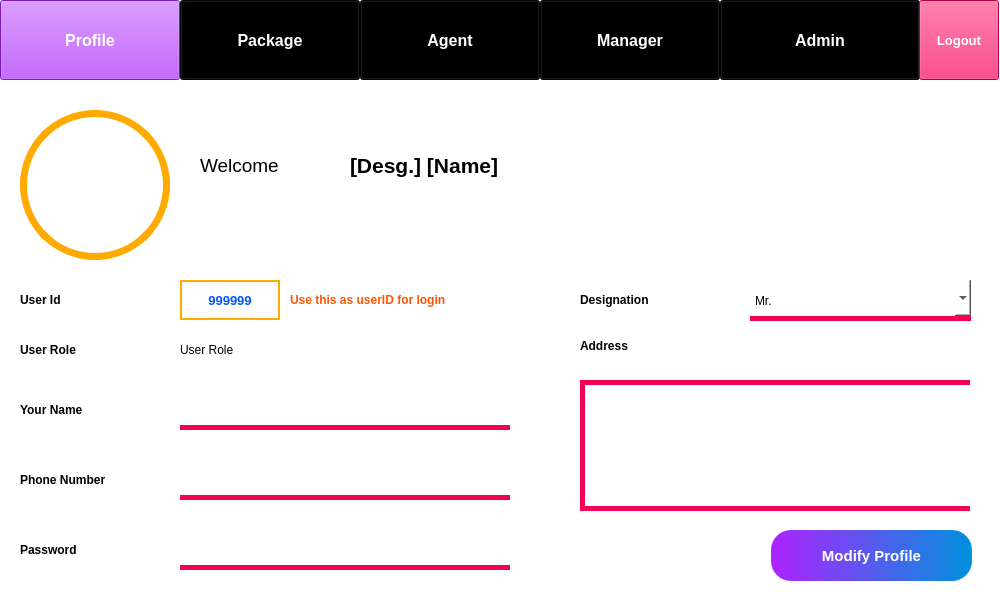
<?xml version="1.0" encoding="UTF-8"?>
<ui version="4.0">
 <class>Form</class>
 <widget class="QWidget" name="Form">
  <property name="geometry">
   <rect>
    <x>0</x>
    <y>0</y>
    <width>1000</width>
    <height>600</height>
   </rect>
  </property>
  <property name="minimumSize">
   <size>
    <width>1000</width>
    <height>600</height>
   </size>
  </property>
  <property name="windowTitle">
   <string>PMS - Profile</string>
  </property>
  <property name="styleSheet">
   <string notr="true">background-color: rgb(255, 255, 255);</string>
  </property>
  <widget class="QPushButton" name="pushButton_4">
   <property name="geometry">
    <rect>
     <x>540</x>
     <y>0</y>
     <width>180</width>
     <height>80</height>
    </rect>
   </property>
   <property name="font">
    <font>
     <pointsize>12</pointsize>
     <weight>75</weight>
     <bold>true</bold>
    </font>
   </property>
   <property name="styleSheet">
    <string notr="true">background-color: rgb(0, 0, 0);
color: rgb(255, 255, 255);</string>
   </property>
   <property name="text">
    <string>Manager</string>
   </property>
  </widget>
  <widget class="QPushButton" name="pushButton_5">
   <property name="geometry">
    <rect>
     <x>720</x>
     <y>0</y>
     <width>200</width>
     <height>80</height>
    </rect>
   </property>
   <property name="font">
    <font>
     <pointsize>12</pointsize>
     <weight>75</weight>
     <bold>true</bold>
    </font>
   </property>
   <property name="styleSheet">
    <string notr="true">background-color: rgb(0, 0, 0);
color: rgb(255, 255, 255);</string>
   </property>
   <property name="text">
    <string>Admin</string>
   </property>
  </widget>
  <widget class="QPushButton" name="pushButton_7">
   <property name="geometry">
    <rect>
     <x>919</x>
     <y>0</y>
     <width>80</width>
     <height>80</height>
    </rect>
   </property>
   <property name="font">
    <font>
     <pointsize>10</pointsize>
     <weight>75</weight>
     <bold>true</bold>
    </font>
   </property>
   <property name="styleSheet">
    <string notr="true">background-color: rgb(245, 0, 87);
color: rgb(255, 255, 255);</string>
   </property>
   <property name="text">
    <string>Logout</string>
   </property>
  </widget>
  <widget class="QLabel" name="label_11">
   <property name="geometry">
    <rect>
     <x>180</x>
     <y>330</y>
     <width>330</width>
     <height>40</height>
    </rect>
   </property>
   <property name="font">
    <font>
     <pointsize>9</pointsize>
    </font>
   </property>
   <property name="text">
    <string>User Role</string>
   </property>
  </widget>
  <widget class="QLabel" name="label_13">
   <property name="geometry">
    <rect>
     <x>290</x>
     <y>280</y>
     <width>220</width>
     <height>40</height>
    </rect>
   </property>
   <property name="font">
    <font>
     <weight>75</weight>
     <bold>true</bold>
    </font>
   </property>
   <property name="styleSheet">
    <string notr="true">color: rgb(255, 85, 0);</string>
   </property>
   <property name="text">
    <string>Use this as userID for login</string>
   </property>
  </widget>
  <widget class="QLabel" name="label_14">
   <property name="geometry">
    <rect>
     <x>580</x>
     <y>280</y>
     <width>150</width>
     <height>40</height>
    </rect>
   </property>
   <property name="font">
    <font>
     <pointsize>9</pointsize>
     <weight>75</weight>
     <bold>true</bold>
    </font>
   </property>
   <property name="text">
    <string>Designation</string>
   </property>
  </widget>
  <widget class="QLineEdit" name="lineEdit_3">
   <property name="geometry">
    <rect>
     <x>180</x>
     <y>530</y>
     <width>330</width>
     <height>40</height>
    </rect>
   </property>
   <property name="font">
    <font>
     <pointsize>9</pointsize>
    </font>
   </property>
   <property name="styleSheet">
    <string notr="true">border: none;
border-bottom: 5px solid rgb(245, 0, 87);</string>
   </property>
   <property name="text">
    <string/>
   </property>
   <property name="echoMode">
    <enum>QLineEdit::PasswordEchoOnEdit</enum>
   </property>
  </widget>
  <widget class="QLabel" name="label_5">
   <property name="geometry">
    <rect>
     <x>20</x>
     <y>460</y>
     <width>150</width>
     <height>40</height>
    </rect>
   </property>
   <property name="font">
    <font>
     <pointsize>9</pointsize>
     <weight>75</weight>
     <bold>true</bold>
    </font>
   </property>
   <property name="text">
    <string>Phone Number</string>
   </property>
  </widget>
  <widget class="QLabel" name="label_4">
   <property name="geometry">
    <rect>
     <x>20</x>
     <y>390</y>
     <width>150</width>
     <height>40</height>
    </rect>
   </property>
   <property name="font">
    <font>
     <pointsize>9</pointsize>
     <weight>75</weight>
     <bold>true</bold>
    </font>
   </property>
   <property name="text">
    <string>Your Name</string>
   </property>
  </widget>
  <widget class="QLabel" name="label">
   <property name="geometry">
    <rect>
     <x>20</x>
     <y>110</y>
     <width>150</width>
     <height>150</height>
    </rect>
   </property>
   <property name="styleSheet">
    <string notr="true"/>
   </property>
   <property name="text">
    <string/>
   </property>
   <property name="pixmap">
    <pixmap>../images/avatar.png</pixmap>
   </property>
   <property name="scaledContents">
    <bool>true</bool>
   </property>
  </widget>
  <widget class="QLabel" name="label_3">
   <property name="geometry">
    <rect>
     <x>350</x>
     <y>120</y>
     <width>631</width>
     <height>91</height>
    </rect>
   </property>
   <property name="font">
    <font>
     <pointsize>16</pointsize>
     <weight>75</weight>
     <bold>true</bold>
    </font>
   </property>
   <property name="text">
    <string>[Desg.] [Name]</string>
   </property>
   <property name="wordWrap">
    <bool>true</bool>
   </property>
  </widget>
  <widget class="QTextEdit" name="textEdit">
   <property name="geometry">
    <rect>
     <x>580</x>
     <y>380</y>
     <width>390</width>
     <height>131</height>
    </rect>
   </property>
   <property name="font">
    <font>
     <pointsize>9</pointsize>
    </font>
   </property>
   <property name="styleSheet">
    <string notr="true">border: 5px solid rgb(245, 0, 87);
border-right: none;</string>
   </property>
  </widget>
  <widget class="QLineEdit" name="lineEdit_2">
   <property name="geometry">
    <rect>
     <x>180</x>
     <y>460</y>
     <width>330</width>
     <height>40</height>
    </rect>
   </property>
   <property name="font">
    <font>
     <pointsize>9</pointsize>
    </font>
   </property>
   <property name="styleSheet">
    <string notr="true">border: none;
border-bottom: 5px solid rgb(245, 0, 87);</string>
   </property>
  </widget>
  <widget class="QLabel" name="label_7">
   <property name="geometry">
    <rect>
     <x>20</x>
     <y>280</y>
     <width>150</width>
     <height>40</height>
    </rect>
   </property>
   <property name="font">
    <font>
     <pointsize>9</pointsize>
     <weight>75</weight>
     <bold>true</bold>
    </font>
   </property>
   <property name="text">
    <string>User Id</string>
   </property>
  </widget>
  <widget class="QPushButton" name="pushButton_6">
   <property name="geometry">
    <rect>
     <x>771</x>
     <y>530</y>
     <width>201</width>
     <height>51</height>
    </rect>
   </property>
   <property name="font">
    <font>
     <pointsize>11</pointsize>
     <weight>75</weight>
     <bold>true</bold>
    </font>
   </property>
   <property name="styleSheet">
    <string notr="true">background-color: qlineargradient(spread:pad, x1:0, y1:0, x2:1, y2:0, stop:0 rgba(173, 35, 255, 255), stop:1 rgba(0, 145, 221, 255));
color: rgb(255, 255, 255);
border-radius: 20px;</string>
   </property>
   <property name="text">
    <string>Modify Profile</string>
   </property>
  </widget>
  <widget class="QLabel" name="label_12">
   <property name="geometry">
    <rect>
     <x>20</x>
     <y>330</y>
     <width>150</width>
     <height>40</height>
    </rect>
   </property>
   <property name="font">
    <font>
     <pointsize>9</pointsize>
     <weight>75</weight>
     <bold>true</bold>
    </font>
   </property>
   <property name="text">
    <string>User Role</string>
   </property>
  </widget>
  <widget class="QComboBox" name="comboBox">
   <property name="geometry">
    <rect>
     <x>750</x>
     <y>280</y>
     <width>221</width>
     <height>41</height>
    </rect>
   </property>
   <property name="font">
    <font>
     <pointsize>9</pointsize>
    </font>
   </property>
   <property name="styleSheet">
    <string notr="true">border: none;
border-bottom: 5px solid rgb(245, 0, 87);</string>
   </property>
   <item>
    <property name="text">
     <string>Mr.</string>
    </property>
   </item>
   <item>
    <property name="text">
     <string>Mrs.</string>
    </property>
   </item>
   <item>
    <property name="text">
     <string>Ms.</string>
    </property>
   </item>
   <item>
    <property name="text">
     <string>Sister</string>
    </property>
   </item>
  </widget>
  <widget class="QPushButton" name="pushButton_2">
   <property name="geometry">
    <rect>
     <x>180</x>
     <y>0</y>
     <width>180</width>
     <height>80</height>
    </rect>
   </property>
   <property name="font">
    <font>
     <pointsize>12</pointsize>
     <weight>75</weight>
     <bold>true</bold>
    </font>
   </property>
   <property name="styleSheet">
    <string notr="true">background-color: rgb(0, 0, 0);
color: rgb(255, 255, 255);</string>
   </property>
   <property name="text">
    <string>Package</string>
   </property>
  </widget>
  <widget class="QLabel" name="label_9">
   <property name="geometry">
    <rect>
     <x>580</x>
     <y>330</y>
     <width>181</width>
     <height>31</height>
    </rect>
   </property>
   <property name="font">
    <font>
     <pointsize>9</pointsize>
     <weight>75</weight>
     <bold>true</bold>
    </font>
   </property>
   <property name="text">
    <string>Address</string>
   </property>
  </widget>
  <widget class="QLabel" name="label_10">
   <property name="geometry">
    <rect>
     <x>20</x>
     <y>110</y>
     <width>150</width>
     <height>150</height>
    </rect>
   </property>
   <property name="styleSheet">
    <string notr="true">background-color: rgba(255, 255, 255, 0);
border: 7px solid rgb(255, 170, 0);
border-radius: 75px;</string>
   </property>
   <property name="text">
    <string/>
   </property>
  </widget>
  <widget class="QPushButton" name="pushButton">
   <property name="geometry">
    <rect>
     <x>0</x>
     <y>0</y>
     <width>180</width>
     <height>80</height>
    </rect>
   </property>
   <property name="font">
    <font>
     <pointsize>12</pointsize>
     <weight>75</weight>
     <bold>true</bold>
    </font>
   </property>
   <property name="styleSheet">
    <string notr="true">background-color: rgb(173, 35, 255);
color: rgb(255, 255, 255);</string>
   </property>
   <property name="text">
    <string>Profile</string>
   </property>
  </widget>
  <widget class="QLineEdit" name="lineEdit">
   <property name="geometry">
    <rect>
     <x>180</x>
     <y>390</y>
     <width>330</width>
     <height>40</height>
    </rect>
   </property>
   <property name="font">
    <font>
     <pointsize>9</pointsize>
    </font>
   </property>
   <property name="styleSheet">
    <string notr="true">border: none;
border-bottom: 5px solid rgb(245, 0, 87);</string>
   </property>
  </widget>
  <widget class="QLabel" name="label_8">
   <property name="geometry">
    <rect>
     <x>180</x>
     <y>280</y>
     <width>100</width>
     <height>40</height>
    </rect>
   </property>
   <property name="font">
    <font>
     <pointsize>10</pointsize>
     <weight>75</weight>
     <bold>true</bold>
    </font>
   </property>
   <property name="styleSheet">
    <string notr="true">color: rgb(0, 85, 255);
border: 2px solid rgb(255, 170, 0)</string>
   </property>
   <property name="text">
    <string>999999</string>
   </property>
   <property name="alignment">
    <set>Qt::AlignCenter</set>
   </property>
   <property name="wordWrap">
    <bool>true</bool>
   </property>
  </widget>
  <widget class="QPushButton" name="pushButton_3">
   <property name="geometry">
    <rect>
     <x>360</x>
     <y>0</y>
     <width>180</width>
     <height>80</height>
    </rect>
   </property>
   <property name="font">
    <font>
     <pointsize>12</pointsize>
     <weight>75</weight>
     <bold>true</bold>
    </font>
   </property>
   <property name="styleSheet">
    <string notr="true">background-color: rgb(0, 0, 0);
color: rgb(255, 255, 255);</string>
   </property>
   <property name="text">
    <string>Agent</string>
   </property>
  </widget>
  <widget class="QLabel" name="label_2">
   <property name="geometry">
    <rect>
     <x>200</x>
     <y>140</y>
     <width>150</width>
     <height>50</height>
    </rect>
   </property>
   <property name="font">
    <font>
     <pointsize>14</pointsize>
    </font>
   </property>
   <property name="text">
    <string>Welcome</string>
   </property>
  </widget>
  <widget class="QLabel" name="label_6">
   <property name="geometry">
    <rect>
     <x>20</x>
     <y>530</y>
     <width>150</width>
     <height>40</height>
    </rect>
   </property>
   <property name="font">
    <font>
     <pointsize>9</pointsize>
     <weight>75</weight>
     <bold>true</bold>
    </font>
   </property>
   <property name="text">
    <string>Password</string>
   </property>
  </widget>
 </widget>
 <resources/>
 <connections/>
</ui>
